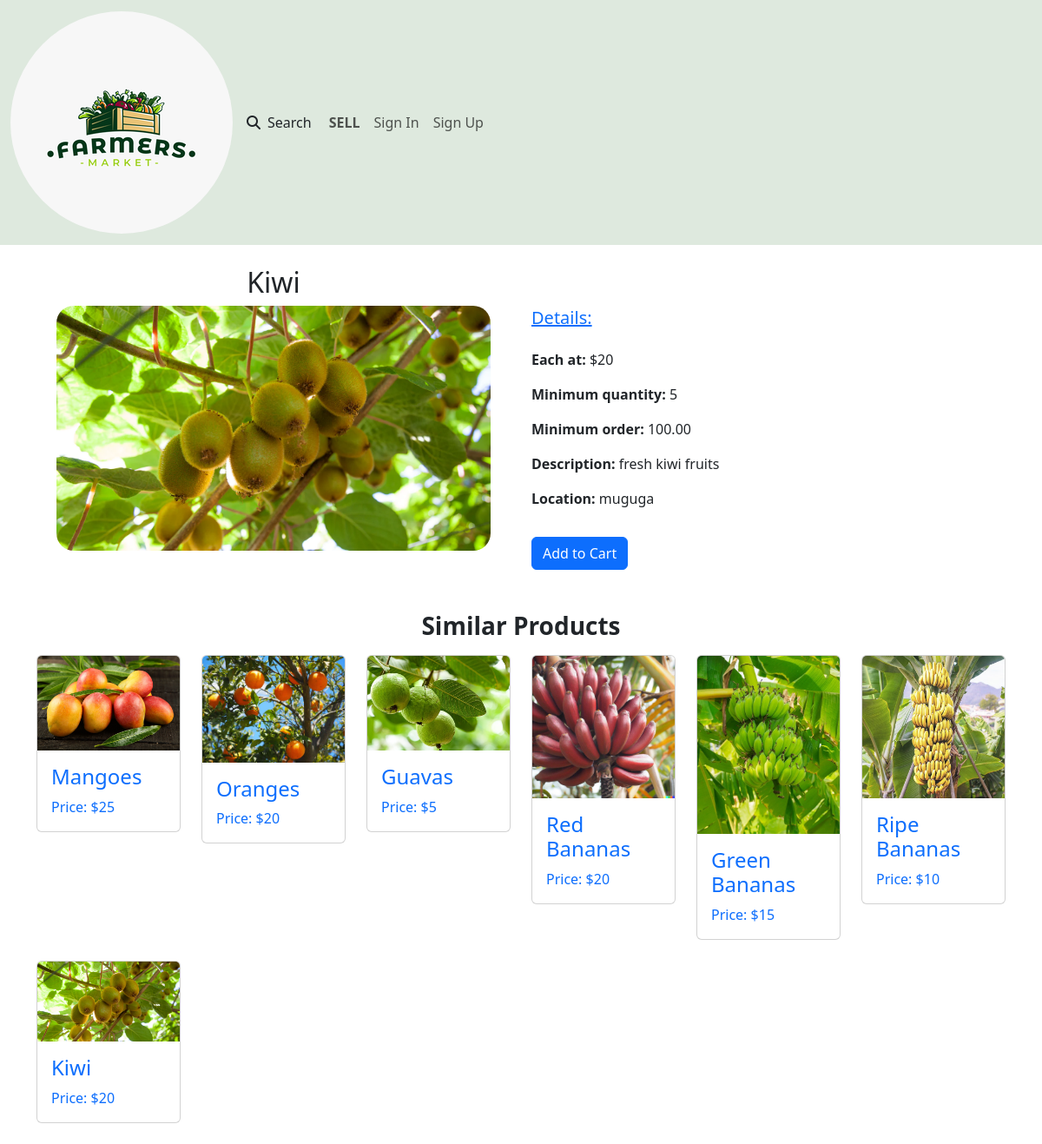
The page /product_details/23/ on the database its author committed.
### product/models.py (models this page shows, shortened)
class Product(models.Model):
    CATEGORIES = (
        ("Vegetables", "Vegetables"),
        ("Fruits", "Fruits"),
        ("Meat & Poultry", "Meat & Poultry")
    )
    owner = models.ForeignKey(User, on_delete=models.CASCADE)
    name = models.CharField(max_length=30)
    category = models.CharField(max_length=25, default="Select a category", choices=CATEGORIES)
    quantity = models.IntegerField(default=5)
    description = models.CharField(max_length=200)
    image = models.ImageField(upload_to="products")
    price = models.IntegerField()
    location = models.CharField(max_length=50)
    unit_price = models.DecimalField(max_digits=10, decimal_places=2, blank=True, null=True)

### product/views.py (the view)
# urls.py: path('product_details/<int:id>/', product_details, name='product_details'),
def product_details(request, id):
    product = Product.objects.get(id=id)
    items = Product.objects.filter(category=product.category)
    return render(request, "product/product_details.html", {'product': product, 'items': items,})

### product/templates/product/product_details.html (shortened to what this page needs)
{% extends 'Account/base.html' %}
{% block content %}
<div class="container mt-4">
    <div class="row">
        <div class="col-md-6">
            <div class="text-center">
            <h2 class="text-capitalize" >{{ product.name }}</h2>
                <img class="img-fluid" src="{{ product.image.url }}" alt="{{ product.name }}" width="500" height="500"
                style="border-radius: 20px;">
            </div>
        </div>
        <div class="col-md-6 mt-5">
            <h5 class="text-decoration-underline text-primary mb-4">Details:</h5>
            <p> <strong class="fw-bold">Each at:</strong> ${{ product.price }}</p>
            <p> <strong class="fw-bold">Minimum quantity:</strong> {{ product.quantity }}</p>
            <p> <strong class="fw-bold">Minimum order:</strong> {{ product.unit_price }}</p>
            <p> <strong class="fw-bold">Description:</strong> {{ product.description }}</p>
            <p> <strong class="fw-bold">Location:</strong> {{ product.location }}</p>
            {% if request.user.username != product.owner.username %}
                <a href="{% url 'cart:addtocart' product.id %}" class="btn btn-primary mt-3">Add to Cart</a>
            {% endif %}
        </div>
    </div>
    <h3 class="mt-5 text-center display-8 fw-bold mb-3">Similar Products</h3>
    <div class="row">
        {% for item in items %}
            <div class="col-md-2 mb-4">
                <div class="card">
                    <a  class="text-decoration-none" href="{% url 'product:product_details' item.id %}">
                        <img class="card-img-top" src="{{ item.image.url }}" alt="{{ item.name }}">
                        <div class="card-body">
                            <h2 class="card-title fs-4 text-capitalize">{{ item.name }}</h2>
                            <p class="card-text">Price: ${{ item.price }}</p>
                        </div>
                    </a>
                </div>
            </div>
        {% endfor %}
    </div>
</div>
{% endblock %}

### rows shown on the page
Product: name "Kiwi", image (picture), price "20", quantity "5", unit_price "100.00", description "fresh kiwi fruits", location "muguga"
Product: image (picture), name "Mangoes", price "25"
Product: image (picture), name "Oranges", price "20"
Product: image (picture), name "Guavas", price "5"
Product: image (picture), name "Red Bananas", price "20"
Product: image (picture), name "Green Bananas", price "15"
Product: image (picture), name "Ripe Bananas", price "10"
